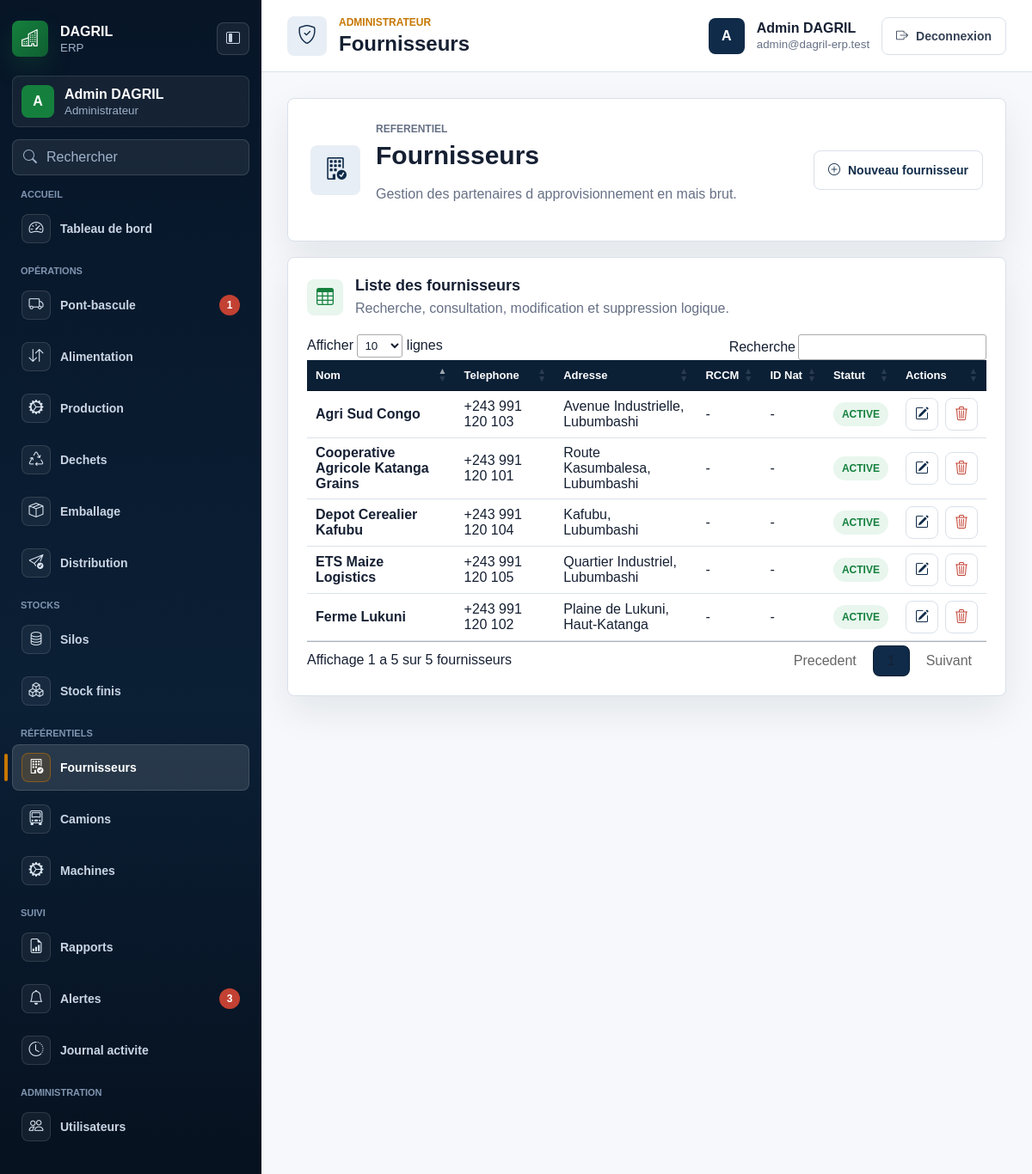
Screenshot of /suppliers (signed in) with the database file from the repository.
### tables this page shows
CREATE TABLE suppliers (
  id INT UNSIGNED AUTO_INCREMENT PRIMARY KEY,
  name VARCHAR(180) NOT NULL,
  contact_name VARCHAR(150) NULL,
  phone VARCHAR(50) NULL,
  email VARCHAR(190) NULL,
  address TEXT NULL,
  rccm VARCHAR(100) NULL,
  id_nat VARCHAR(100) NULL,
  status ENUM('active', 'inactive', 'pending', 'validated', 'cancelled') NOT NULL DEFAULT 'active',
  created_at TIMESTAMP NOT NULL DEFAULT CURRENT_TIMESTAMP,
  updated_at TIMESTAMP NULL DEFAULT NULL ON UPDATE CURRENT_TIMESTAMP,
  deleted_at TIMESTAMP NULL DEFAULT NULL
);

### app/views/suppliers/index.php (the view, shortened to what the rows shown need)
<section class="dashboard-hero">
    <span class="hero-icon"><i class="bi bi-building-check"></i></span>
    <div>
        <p class="section-label">Referentiel</p>
        <h2>Fournisseurs</h2>
        <p>Gestion des partenaires d approvisionnement en mais brut.</p>
    </div>
    <a href="<?= e(base_url('suppliers/create')) ?>" class="page-action">
        <i class="bi bi-plus-circle"></i>
        <span>Nouveau fournisseur</span>
    </a>
</section>
<section class="table-panel">
    <div class="panel-heading">
        <span class="panel-icon"><i class="bi bi-table"></i></span>
        <div>
            <h3>Liste des fournisseurs</h3>
            <p>Recherche, consultation, modification et suppression logique.</p>
        </div>
    </div>
    <div class="table-responsive">
        <table id="suppliersTable" class="enterprise-table">
            <thead>
                <tr>
                    <th>Nom</th>
                    <th>Telephone</th>
                    <th>Adresse</th>
                    <th>RCCM</th>
                    <th>ID Nat</th>
                    <th>Statut</th>
                    <th>Actions</th>
                </tr>
            </thead>
            <tbody>
                <?php foreach ($suppliers as $supplier): ?>
                    <tr>
                        <td><strong><?= e($supplier['name']) ?></strong></td>
                        <td><?= e($supplier['phone'] ?: '-') ?></td>
                        <td><?= e($supplier['address'] ?: '-') ?></td>
                        <td><?= e($supplier['rccm'] ?: '-') ?></td>
                        <td><?= e($supplier['id_nat'] ?: '-') ?></td>
                        <td><span class="status-badge status-<?= e($supplier['status']) ?>"><?= e($supplier['status']) ?></span></td>
                        <td>
                            <div class="table-actions">
                                <a href="<?= e(base_url('suppliers/' . $supplier['id'] . '/edit')) ?>" class="icon-button" title="Modifier">
                                    <i class="bi bi-pencil-square"></i>
                                </a>
                                <?php if (Auth::hasRole(['administrateur', 'direction'])): ?>
                                    <form method="post" action="<?= e(base_url('suppliers/' . $supplier['id'] . '/delete')) ?>" data-confirm="Supprimer ce fournisseur ?">
                                        <button type="submit" class="icon-button danger" title="Supprimer">
                                            <i class="bi bi-trash3"></i>
                                        </button>
                                    </form>
                                <?php endif; ?>
                            </div>
                        </td>
                    </tr>
                <?php endforeach; ?>
            </tbody>
        </table>
    </div>
</section>
<link rel="stylesheet" href="https://cdn.datatables.net/1.13.8/css/jquery.dataTables.min.css">

### app/core/Router.php (shortened to what the rows shown need)
<?php
class Router
{
    private $routes = [];
    public function add($method, $path, $handler, array $options = [])
    {
        $this->routes[] = [
            'method' => strtoupper($method),
            'path' => '/' . trim($path, '/'),
            'handler' => $handler,
            'auth' => $options['auth'] ?? false,
            'roles' => $options['roles'] ?? [],
        ];
    }
    public function dispatch($method, $uri)
    {
        $requestPath = rawurldecode(parse_url($uri, PHP_URL_PATH));
        $requestPath = '/' . trim($requestPath, '/');
        foreach ($this->routes as $route) {
            $params = [];
            if ($route['method'] === strtoupper($method) && $this->matches($route['path'], $requestPath, $params)) {
                return $this->execute($route['handler'], $params);
            }
        }
    }
    private function matches($routePath, $requestPath, array &$params)
    {
        $pattern = preg_replace('#\{([a-zA-Z_][a-zA-Z0-9_]*)\}#', '(?P<$1>[^/]+)', $routePath);
        $pattern = '#^' . $pattern . '$#';
        if (!preg_match($pattern, $requestPath, $matches)) {
            return false;
        }
        return true;
    }
    private function execute($handler, array $params = [])
    {
        if (is_string($handler) && strpos($handler, '@') !== false) {
            list($controller, $action) = explode('@', $handler, 2);
            $instance = new $controllerClass();
            return call_user_func_array([$instance, $action], $params);
        }
        throw new InvalidArgumentException('Invalid route handler.');
    }
}

### rows the page displays
suppliers: name "Agri Sud Congo", phone "+243 991 120 103", address "Avenue Industrielle, Lubumbashi", rccm "-", id_nat "-", status "ACTIVE"
suppliers: name "Cooperative Agricole Katanga Grains", phone "+243 991 120 101", address "Route Kasumbalesa, Lubumbashi", rccm "-", id_nat "-", status "ACTIVE"
suppliers: name "Depot Cerealier Kafubu", phone "+243 991 120 104", address "Kafubu, Lubumbashi", rccm "-", id_nat "-", status "ACTIVE"
suppliers: name "ETS Maize Logistics", phone "+243 991 120 105", address "Quartier Industriel, Lubumbashi", rccm "-", id_nat "-", status "ACTIVE"
suppliers: name "Ferme Lukuni", phone "+243 991 120 102", address "Plaine de Lukuni, Haut-Katanga", rccm "-", id_nat "-", status "ACTIVE"

### other values shown
$group['label'] "ACCUEIL"
$item['label'] "Tableau de bord"
$group['label'] "OPÉRATIONS"
$item['label'] "Pont-bascule"
$item['badge_value'] "1"
$item['label'] "Alimentation"
$item['label'] "Production"
$item['label'] "Dechets"
$item['label'] "Emballage"
$item['label'] "Distribution"
$group['label'] "STOCKS"
$item['label'] "Silos"
$item['label'] "Stock finis"
$group['label'] "RÉFÉRENTIELS"
$item['label'] "Fournisseurs"
